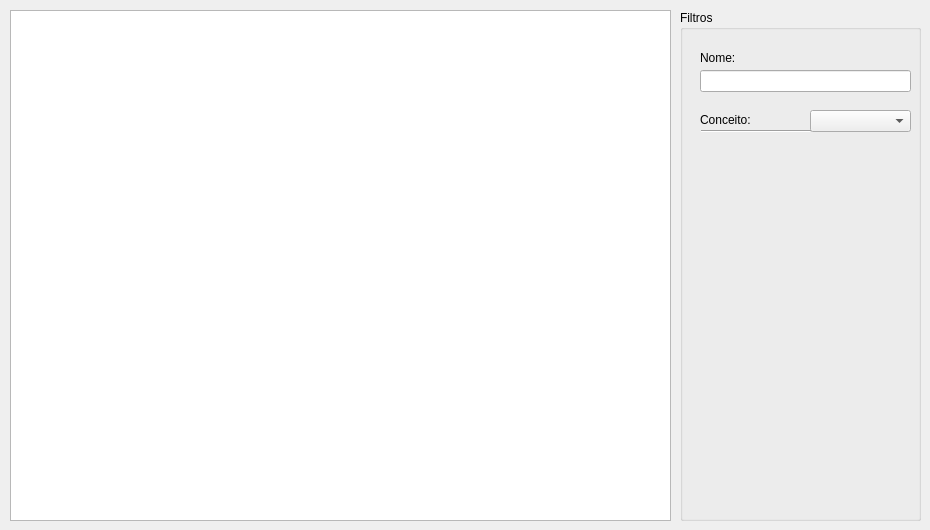
     <widget class="QWidget" name="tab_clientes_registros">
      <property name="autoFillBackground">
       <bool>true</bool>
      </property>
      <attribute name="title">
       <string>Registros</string>
      </attribute>
      <widget class="QTableWidget" name="tbl_clientes_registros">
       <property name="geometry">
        <rect>
         <x>10</x>
         <y>10</y>
         <width>661</width>
         <height>511</height>
        </rect>
       </property>
       <property name="alternatingRowColors">
        <bool>true</bool>
       </property>
       <property name="selectionBehavior">
        <enum>QAbstractItemView::SelectRows</enum>
       </property>
       <property name="showGrid">
        <bool>true</bool>
       </property>
       <property name="gridStyle">
        <enum>Qt::NoPen</enum>
       </property>
       <property name="cornerButtonEnabled">
        <bool>false</bool>
       </property>
       <attribute name="horizontalHeaderVisible">
        <bool>false</bool>
       </attribute>
       <attribute name="horizontalHeaderCascadingSectionResizes">
        <bool>false</bool>
       </attribute>
       <attribute name="horizontalHeaderDefaultSectionSize">
        <number>25</number>
       </attribute>
       <attribute name="horizontalHeaderHighlightSections">
        <bool>false</bool>
       </attribute>
       <attribute name="horizontalHeaderMinimumSectionSize">
        <number>0</number>
       </attribute>
       <attribute name="horizontalHeaderStretchLastSection">
        <bool>true</bool>
       </attribute>
       <attribute name="verticalHeaderVisible">
        <bool>false</bool>
       </attribute>
       <column>
        <property name="text">
         <string>ID</string>
        </property>
       </column>
       <column>
        <property name="text">
         <string>Nome</string>
        </property>
       </column>
       <column>
        <property name="text">
         <string>CPF</string>
        </property>
       </column>
       <column>
        <property name="text">
         <string>Conceito</string>
        </property>
       </column>
      </widget>
      <widget class="QGroupBox" name="groupBox_3">
       <property name="geometry">
        <rect>
         <x>680</x>
         <y>10</y>
         <width>241</width>
         <height>511</height>
        </rect>
       </property>
       <property name="title">
        <string>Filtros</string>
       </property>
       <widget class="QComboBox" name="cbx_clientes_registros_filtro_conceito">
        <property name="geometry">
         <rect>
          <x>130</x>
          <y>100</y>
          <width>101</width>
          <height>22</height>
         </rect>
        </property>
        <item>
         <property name="text">
          <string/>
         </property>
        </item>
        <item>
         <property name="text">
          <string>Ruim</string>
         </property>
        </item>
        <item>
         <property name="text">
          <string>Mediano</string>
         </property>
        </item>
        <item>
         <property name="text">
          <string>Bom</string>
         </property>
        </item>
        <item>
         <property name="text">
          <string>Ótimo</string>
         </property>
        </item>
       </widget>
       <widget class="QLineEdit" name="txt_clientes_registros_filtro_nome">
        <property name="geometry">
         <rect>
          <x>20</x>
          <y>60</y>
          <width>211</width>
          <height>22</height>
         </rect>
        </property>
       </widget>
       <widget class="QLabel" name="label_15">
        <property name="geometry">
         <rect>
          <x>20</x>
          <y>100</y>
          <width>71</width>
          <height>20</height>
         </rect>
        </property>
        <property name="text">
         <string>Conceito:</string>
        </property>
       </widget>
       <widget class="Line" name="line_3">
        <property name="geometry">
         <rect>
          <x>21</x>
          <y>120</y>
          <width>110</width>
          <height>3</height>
         </rect>
        </property>
        <property name="orientation">
         <enum>Qt::Horizontal</enum>
        </property>
       </widget>
       <widget class="QLabel" name="label_16">
        <property name="geometry">
         <rect>
          <x>20</x>
          <y>40</y>
          <width>55</width>
          <height>16</height>
         </rect>
        </property>
        <property name="text">
         <string>Nome:</string>
        </property>
       </widget>
      </widget>
     </widget>
